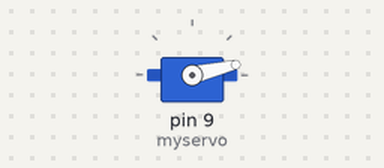
The sketch below on a simulated Arduino Uno, built with avr-gcc and run on an emulated ATmega328P. On the bench: servo.

Above: at 0.05 s.
At 0.15 s:
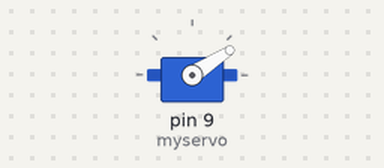
Timing chart, 0 to 3.0 s (numbered marks = the images above):
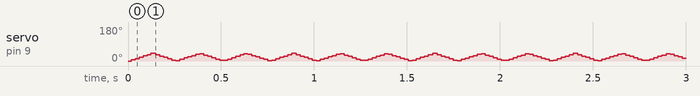

The sketch:

Sweep_ES.ino
```cpp
/* Sweep Modified
   Based on Arduino Sweep Example
   Use this code to get your heart to beat with the servo motor
   This code is not connected to the heartrate monitor
   Change position maximum to give your heart a more or less pronounced beat
*/

#include <Servo.h>

Servo myservo;  // create servo object to control a servo

int pos = 0;    // variable to store the servo position


int rate = 3;   //change this to make the heart beat faster or slower

void setup() {
  myservo.attach(9);  // attaches the servo on pin 9 to the servo object
}

void loop() {
  for (pos = 0; pos <= 40; pos += 1) { // goes from 0 degrees to 40 degrees
    // in steps of 1 degree
    myservo.write(pos);              // tell servo to go to position in variable 'pos'
    delay(rate);                       // change this to make the heart beat faster or slower
  }
  for (pos = 40; pos >= 0; pos -= 1) { // goes from 40 degrees to 0 degrees
    myservo.write(pos);              // tell servo to go to position in variable 'pos'
    delay(rate);                       // change this to make the heart beat faster or slower
  }
}
```
